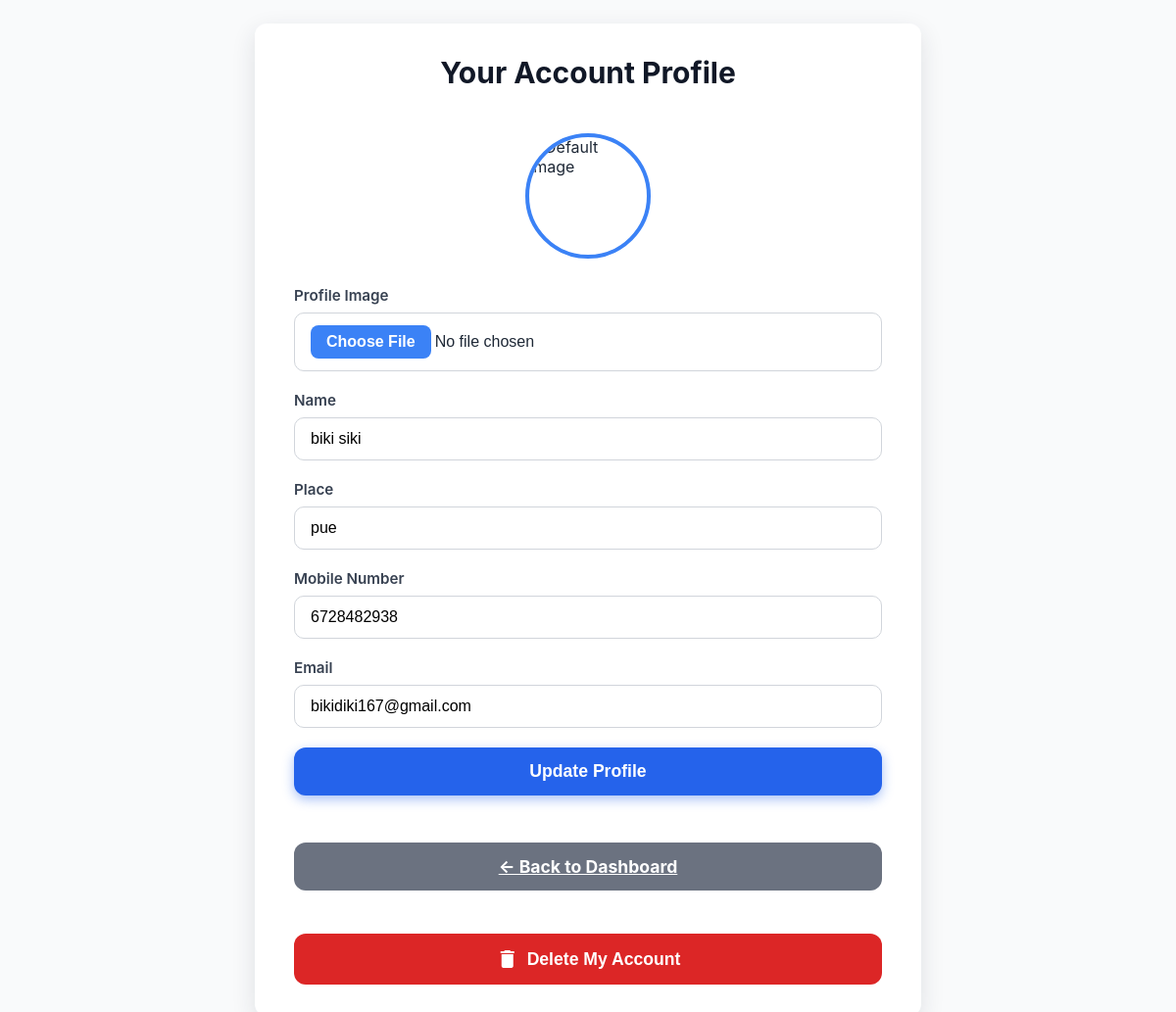
Screenshot of /profile (signed in) with the database file from the repository.
### models.py (models this page shows, shortened)
class User(UserMixin, db.Model):
    __tablename__ = 'user'
    id = db.Column(db.Integer, primary_key=True)
    username = db.Column(db.String(150), unique=True, nullable=True)
    password_hash = db.Column(db.String(255), nullable=True)
    name = db.Column(db.String(150))
    email = db.Column(db.String(100), unique=True, nullable=False)
    mobile_number = db.Column(db.String(20), nullable=True)
    place = db.Column(db.String(150), nullable=True)
    profile_image = db.Column(db.String(200), nullable=True)
    is_staff = db.Column(db.Boolean, default=False)
    is_admin = db.Column(db.Boolean, default=False)
    is_active = db.Column(db.Boolean, default=True)
    face_encoding = db.Column(db.LargeBinary, nullable=True)
    account = db.relationship('Account', backref='user', uselist=False)
    loans = db.relationship('Loan', backref='user', lazy=True)
    transactions = db.relationship('Transaction', backref='user', lazy=True)
    goals = db.relationship('FinancialGoal', backref='user', lazy=True)
    contacts = db.relationship('SavedContact', backref='user', lazy=True)
    spam_reports_sent = db.relationship(
        'SpamReport', backref='reporter_user', foreign_keys='SpamReport.user_id', lazy=True
    )

### routes.py (the view)
@main.route("/profile", methods=["GET", "POST"])
@login_required
@nocache
def profile():
    form = ProfileForm()
    if form.validate_on_submit():
        if form.email.data != current_user.email:
            if User.query.filter_by(email=form.email.data).first():
                flash("Email already exists.", "danger")
                return redirect(url_for("main.profile"))
            current_user.email = form.email.data
        current_user.name = form.name.data
        current_user.place = form.place.data
        current_user.mobile_number = form.mobile_number.data
        if form.profile_image.data:
            filename = secure_filename(form.profile_image.data.filename)
            upload_path = os.path.join(current_app.root_path, "static/uploads", filename)
            form.profile_image.data.save(upload_path)
            current_user.profile_image = filename
        db.session.commit()
        flash("Profile updated successfully!", "success")
        return redirect(url_for("main.profile"))
    elif request.method == "GET":
        form.name.data = current_user.name
        form.place.data = current_user.place
        form.mobile_number.data = current_user.mobile_number
        form.email.data = current_user.email
    return render_template("profile.html", form=form, user=current_user)

### forms.py
class ProfileForm(FlaskForm):
    name = StringField("Name", validators=[DataRequired()])
    place = StringField("Place", validators=[Optional(), Length(max=150)])
    mobile_number = StringField("Mobile Number", validators=[DataRequired(), Length(max=20)])
    email = StringField("Email", validators=[DataRequired(), Email(), Length(max=150)])
    profile_image = FileField("Profile Image", validators=[
        FileAllowed(['jpg', 'jpeg', 'png'], 'Images only!')
    ])
    submit = SubmitField("Update Profile")

### models.py (called while the page is built)
@login_manager.user_loader
def load_user(user_id):
    return User.query.get(int(user_id))

### routes.py (called while the page is built)
def nocache(view):
    @wraps(view)
    def no_cache(*args, **kwargs):
        response = make_response(view(*args, **kwargs))
        response.headers["Cache-Control"] = "no-store, no-cache, must-revalidate, max-age=0"
        response.headers["Pragma"] = "no-cache"
        response.headers["Expires"] = "-1"
        return response
    return no_cache

### templates/profile.html (shortened to what this page needs)
<!DOCTYPE html>
<html lang="en">
<head>
    <link rel="stylesheet" href="{{ url_for('static', filename='css/profile.css') }}">
</head>
<body>
    <div class="container">
        <h2 class="page-title">Your Account Profile</h2>
        <div class="profile-section">
            <div class="profile-pic">
                {% if user.profile_image %}
                    <img src="{{ url_for('static', filename='uploads/' ~ user.profile_image) }}" alt="Profile Image" class="profile-image" />
                {% else %}
                    <img src="{{ url_for('static', filename='uploads/default.png') }}" alt="Default Image" class="profile-image" />
                {% endif %}
            </div>
            <form method="POST" enctype="multipart/form-data" class="profile-form">
                <div class="form-group">
                    {{ form.profile_image.label }}
                    {{ form.profile_image(class="form-control") }}
                </div>
                <div class="form-group">
                    {{ form.name.label }}
                    {{ form.name(class="form-control") }}
                </div>
                <div class="form-group">
                    {{ form.place.label }}
                    {{ form.place(class="form-control") }}
                </div>
                <div class="form-group">
                    {{ form.mobile_number.label }}
                    {{ form.mobile_number(class="form-control") }}
                </div>
                <div class="form-group">
                    {{ form.email.label }}
                    {{ form.email(class="form-control") }}
                </div>
                {{ form.submit(class="btn btn-primary") }}
            </form>
        </div>
        <div class="navigation">
            <a href="{{ url_for('main.dashboard') }}" class="btn btn-secondary">← Back to Dashboard</a>
        </div>
        <div class="delete-account">
            <form method="POST" action="{{ url_for('customer_bp.delete_account') }}">
                <button type="submit" class="btn btn-danger"
                        onclick="return confirm('Are you sure you want to delete your account? This cannot be undone!')">
                    <span class="material-icons">delete</span> Delete My Account
                </button>
            </form>
        </div>
    </div>
</body>
</html>

### static/css/profile.css (style rules this page uses)
body { font-family: 'Inter', sans-serif; background-color: #f9fafb; color: #1f2937; margin: 0; padding: 24px; -webkit-font-smoothing: antialiased; -moz-osx-font-smoothing: grayscale; }
.container { max-width: 600px; margin: 0 auto; background: #ffffff; padding: 32px 40px; border-radius: 12px; box-shadow: 0 8px 24px rgba(31, 41, 55, 0.12); display: flex; flex-direction: column; gap: 32px; }
.page-title { font-size: 1.875rem; font-weight: 700; text-align: center; color: #111827; margin: 0 0 12px 0; }
.profile-section { display: flex; flex-direction: column; align-items: center; gap: 28px; }
.profile-pic { border-radius: 50%; overflow: hidden; border: 4px solid #3b82f6; width: 120px; height: 120px; flex-shrink: 0; }
.profile-pic img { width: 100%; height: 100%; object-fit: cover; display: block; }
.profile-form { width: 100%; display: flex; flex-direction: column; gap: 20px; }
.form-group { display: flex; flex-direction: column; }
label { font-weight: 600; font-size: 0.95rem; margin-bottom: 8px; color: #374151; user-select: none; }
input[type="text"], input[type="email"], input[type="tel"], input[type="file"] { padding: 12px 16px; font-size: 1rem; border: 1.5px solid #d1d5db; border-radius: 10px; transition: border-color 0.3s ease, box-shadow 0.3s ease; }
input[type="file"] { cursor: pointer; }
.btn { padding: 14px 0; border-radius: 12px; font-size: 1.1rem; font-weight: 700; border: none; cursor: pointer; width: 100%; transition: background-color 0.3s ease, box-shadow 0.3s ease; user-select: none; display: flex; justify-content: center; align-items: center; gap: 8px; }
.btn-primary { background-color: #2563eb; color: white; box-shadow: 0 4px 12px rgba(37, 99, 235, 0.4); }
.btn-secondary { background-color: #6b7280; color: white; }
.btn-danger { background-color: #dc2626; color: white; }
.navigation { margin-top: 16px; width: 100%; }
.delete-account { margin-top: 12px; width: 100%; }

### rows the page displays
User: name "biki siki", place "pue", mobile_number "6728482938", email "bikidiki167@gmail.com"
